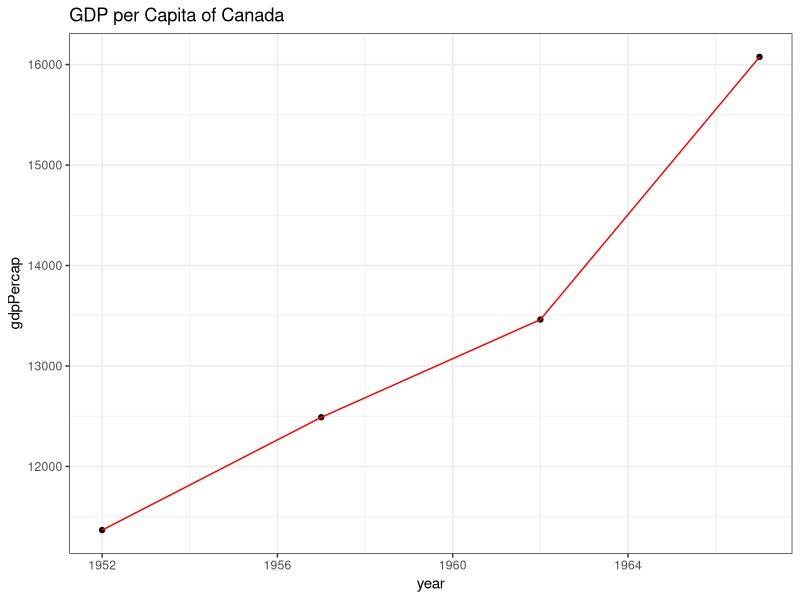
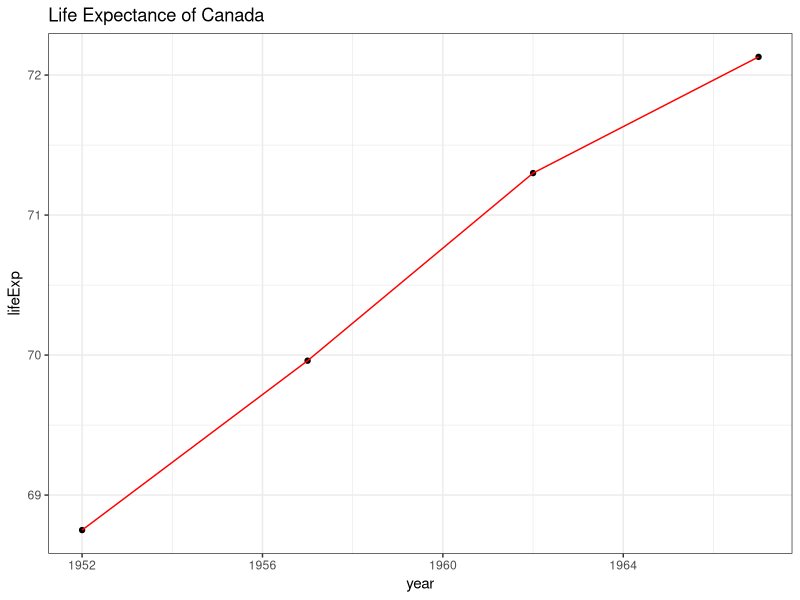

These figures' R source, in order:
# Assignment on Reproducibility

rm(list=ls())
library(dplyr)
library(ggplot2)



#Load data
gdp52_67 <- read.csv("inputs/gdp_52_67.csv")
le52_67 <- read.csv("inputs/le_52_67.csv")
le72_07 <- read.csv("inputs/le_72_07.csv")
gdp72_07 <- read.csv("inputs/gdp_72_07.csv")



#Create a single table spanning 1952-1967 with the following columns: continent, country, year, lifeExp, pop, and gdp.
merged <- merge(gdp52_67, le52_67, by =c("country", "continent", "year"))
col_order <- c("continent", "country", "year", "lifeExp", "pop", "gdp")
gdpLe <- merged[, col_order]


#5. Calculate GDP per capita and name it gdpPercap
gdpLe$gdpPercap <- gdpLe$gdp/gdpLe$pop



#6. Visualize life expectancy and GDP per capita over time for Canada in the 1950s and 1960s using a line plot

gdpLe%>%
  filter(country=="Canada")%>%
  ggplot(aes(x=year, y=gdpPercap, tittle = ""))+
  geom_point()+
  geom_line(color="red")+
  theme_bw()+
  labs(title="GDP per Capita of Canada")



gdpLe%>%
  filter(country=="Canada")%>%
  ggplot(aes(x=year, y=lifeExp, tittle = ""))+
  geom_point()+
  geom_line(color="red")+
  theme_bw()+
  labs(title="Life Expectance of Canada")




#7.Regress life expectancy on gdp per capita and display the regression table. Don’t worry about the ancillary stats.

#merge from 1952 to 2007



merged1 <- merge(gdp72_07, le72_07, by =c("country", "continent", "year"))
col_order1 <- c("continent", "country", "year", "lifeExp", "pop", "gdp")
gdpLe1 <- merged[, col_order1]
gdpLe1$gdpPercap <- gdpLe1$gdp/gdpLe1$pop
data_complete <- rbind(gdpLe, gdpLe1)



OLS <- lm(lifeExp~gdpPercap,  data =data_complete)
summary(OLS)














